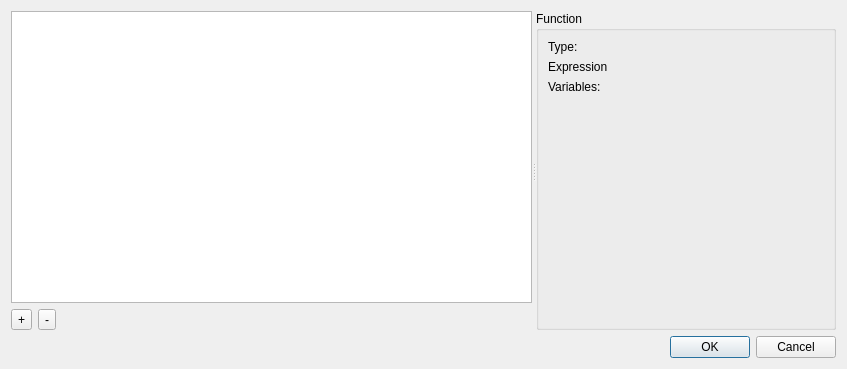
<?xml version="1.0" encoding="UTF-8"?>
<ui version="4.0">
 <class>FunctionSelectionDialog</class>
 <widget class="QDialog" name="FunctionSelectionDialog">
  <property name="geometry">
   <rect>
    <x>0</x>
    <y>0</y>
    <width>760</width>
    <height>369</height>
   </rect>
  </property>
  <property name="windowTitle">
   <string>Function selection</string>
  </property>
  <layout class="QGridLayout" name="gridLayout">
   <item row="4" column="0">
    <widget class="QDialogButtonBox" name="buttonBox">
     <property name="orientation">
      <enum>Qt::Horizontal</enum>
     </property>
     <property name="standardButtons">
      <set>QDialogButtonBox::Cancel|QDialogButtonBox::Ok</set>
     </property>
    </widget>
   </item>
   <item row="0" column="0">
    <widget class="QSplitter" name="splitter">
     <property name="orientation">
      <enum>Qt::Horizontal</enum>
     </property>
     <widget class="QWidget" name="widget" native="true">
      <layout class="QVBoxLayout" name="verticalLayout">
       <item>
        <widget class="QListView" name="functionList">
         <property name="minimumSize">
          <size>
           <width>521</width>
           <height>0</height>
          </size>
         </property>
        </widget>
       </item>
       <item>
        <layout class="QFormLayout" name="formLayout">
         <item row="0" column="0">
          <widget class="QToolButton" name="newFunctionButton">
           <property name="text">
            <string>+</string>
           </property>
          </widget>
         </item>
         <item row="0" column="1">
          <widget class="QToolButton" name="deleteFunctionButton">
           <property name="text">
            <string>-</string>
           </property>
          </widget>
         </item>
        </layout>
       </item>
      </layout>
     </widget>
     <widget class="QWidget" name="functionViewWidget" native="true">
      <layout class="QGridLayout" name="gridLayout_2">
       <item row="0" column="0">
        <widget class="QGroupBox" name="functionGroupBox">
         <property name="minimumSize">
          <size>
           <width>300</width>
           <height>0</height>
          </size>
         </property>
         <property name="title">
          <string>Function</string>
         </property>
         <layout class="QFormLayout" name="formLayout_2">
          <property name="fieldGrowthPolicy">
           <enum>QFormLayout::AllNonFixedFieldsGrow</enum>
          </property>
          <item row="1" column="0">
           <widget class="QLabel" name="functionExpression">
            <property name="text">
             <string>Expression</string>
            </property>
           </widget>
          </item>
          <item row="3" column="0">
           <widget class="QLabel" name="functionVariables">
            <property name="text">
             <string>Variables: </string>
            </property>
           </widget>
          </item>
          <item row="0" column="0">
           <widget class="QLabel" name="functionType">
            <property name="text">
             <string>Type: </string>
            </property>
           </widget>
          </item>
         </layout>
        </widget>
       </item>
      </layout>
     </widget>
    </widget>
   </item>
  </layout>
 </widget>
 <resources/>
 <connections>
  <connection>
   <sender>buttonBox</sender>
   <signal>accepted()</signal>
   <receiver>FunctionSelectionDialog</receiver>
   <slot>accept()</slot>
   <hints>
    <hint type="sourcelabel">
     <x>248</x>
     <y>254</y>
    </hint>
    <hint type="destinationlabel">
     <x>157</x>
     <y>274</y>
    </hint>
   </hints>
  </connection>
  <connection>
   <sender>buttonBox</sender>
   <signal>rejected()</signal>
   <receiver>FunctionSelectionDialog</receiver>
   <slot>reject()</slot>
   <hints>
    <hint type="sourcelabel">
     <x>316</x>
     <y>260</y>
    </hint>
    <hint type="destinationlabel">
     <x>286</x>
     <y>274</y>
    </hint>
   </hints>
  </connection>
 </connections>
</ui>
